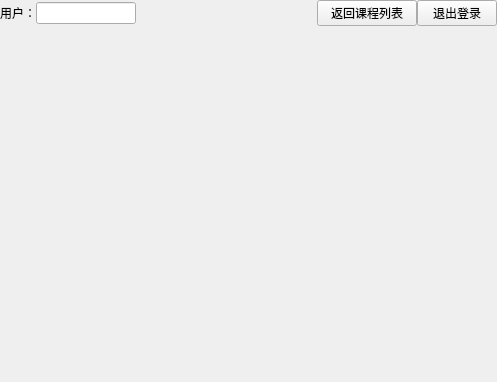
<?xml version="1.0" encoding="UTF-8"?>
<ui version="4.0">
 <class>UiTea</class>
 <widget class="QWidget" name="UiTea">
  <property name="geometry">
   <rect>
    <x>0</x>
    <y>0</y>
    <width>497</width>
    <height>382</height>
   </rect>
  </property>
  <property name="windowTitle">
   <string>Form</string>
  </property>
  <layout class="QVBoxLayout" name="verticalLayout">
   <property name="spacing">
    <number>0</number>
   </property>
   <property name="leftMargin">
    <number>0</number>
   </property>
   <property name="topMargin">
    <number>0</number>
   </property>
   <property name="rightMargin">
    <number>0</number>
   </property>
   <property name="bottomMargin">
    <number>0</number>
   </property>
   <item>
    <layout class="QHBoxLayout" name="horizontalLayout">
     <item>
      <widget class="QLabel" name="label">
       <property name="text">
        <string>用户：</string>
       </property>
      </widget>
     </item>
     <item>
      <widget class="QLineEdit" name="lineEdit">
       <property name="maximumSize">
        <size>
         <width>100</width>
         <height>16777215</height>
        </size>
       </property>
       <property name="readOnly">
        <bool>true</bool>
       </property>
      </widget>
     </item>
     <item>
      <spacer name="horizontalSpacer">
       <property name="orientation">
        <enum>Qt::Orientation::Horizontal</enum>
       </property>
       <property name="sizeType">
        <enum>QSizePolicy::Policy::Expanding</enum>
       </property>
       <property name="sizeHint" stdset="0">
        <size>
         <width>40</width>
         <height>20</height>
        </size>
       </property>
      </spacer>
     </item>
     <item>
      <widget class="QPushButton" name="pushButton_2">
       <property name="minimumSize">
        <size>
         <width>100</width>
         <height>25</height>
        </size>
       </property>
       <property name="text">
        <string>返回课程列表</string>
       </property>
      </widget>
     </item>
     <item>
      <widget class="QPushButton" name="pushButton">
       <property name="minimumSize">
        <size>
         <width>0</width>
         <height>25</height>
        </size>
       </property>
       <property name="text">
        <string>退出登录</string>
       </property>
      </widget>
     </item>
    </layout>
   </item>
   <item>
    <widget class="QStackedWidget" name="sw">
     <property name="currentIndex">
      <number>-1</number>
     </property>
    </widget>
   </item>
  </layout>
 </widget>
 <resources/>
 <connections/>
</ui>
